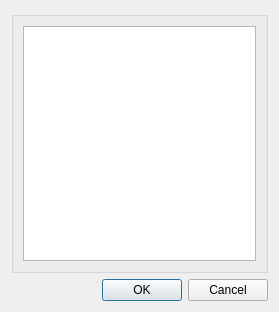
<?xml version="1.0" encoding="UTF-8"?>
<ui version="4.0">
 <class>TaskListDLG</class>
 <widget class="QDialog" name="TaskListDLG">
  <property name="geometry">
   <rect>
    <x>0</x>
    <y>0</y>
    <width>279</width>
    <height>312</height>
   </rect>
  </property>
  <property name="windowTitle">
   <string>任务列表</string>
  </property>
  <layout class="QVBoxLayout" name="verticalLayout_2">
   <item>
    <widget class="QGroupBox" name="groupBox">
     <property name="title">
      <string/>
     </property>
     <layout class="QVBoxLayout" name="verticalLayout">
      <item>
       <widget class="AccountListWidget" name="listWidget"/>
      </item>
     </layout>
    </widget>
   </item>
   <item>
    <widget class="QDialogButtonBox" name="buttonBox">
     <property name="orientation">
      <enum>Qt::Horizontal</enum>
     </property>
     <property name="standardButtons">
      <set>QDialogButtonBox::Cancel|QDialogButtonBox::Ok</set>
     </property>
    </widget>
   </item>
  </layout>
 </widget>
 <customwidgets>
  <customwidget>
   <class>AccountListWidget</class>
   <extends>QListWidget</extends>
   <header location="global">accountlistwidget.h</header>
  </customwidget>
 </customwidgets>
 <resources/>
 <connections>
  <connection>
   <sender>buttonBox</sender>
   <signal>accepted()</signal>
   <receiver>TaskListDLG</receiver>
   <slot>accept()</slot>
   <hints>
    <hint type="sourcelabel">
     <x>248</x>
     <y>254</y>
    </hint>
    <hint type="destinationlabel">
     <x>157</x>
     <y>274</y>
    </hint>
   </hints>
  </connection>
  <connection>
   <sender>buttonBox</sender>
   <signal>rejected()</signal>
   <receiver>TaskListDLG</receiver>
   <slot>reject()</slot>
   <hints>
    <hint type="sourcelabel">
     <x>316</x>
     <y>260</y>
    </hint>
    <hint type="destinationlabel">
     <x>286</x>
     <y>274</y>
    </hint>
   </hints>
  </connection>
 </connections>
</ui>
